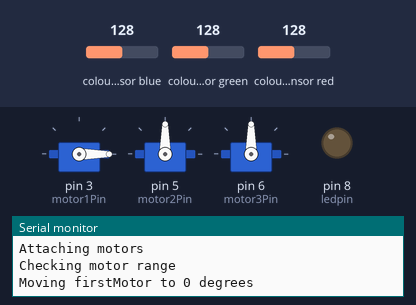
The sketch below on a simulated Arduino Uno, built with avr-gcc and run on an emulated ATmega328P. Parts: 3 × servo, output pins drawn as LEDs (lit = HIGH), the last lines printed to the serial monitor. Inputs (shaded band) come from the test bench; at power-on: colour sensor blue 128, colour sensor green 128, colour sensor red 128.

Above: at 0.2 s.
At 2.2 s:
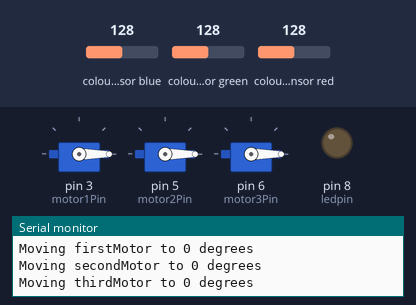
At 7.2 s:
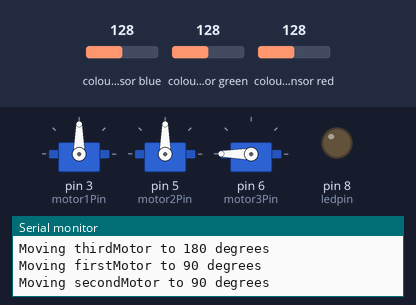
At 14.2 s:
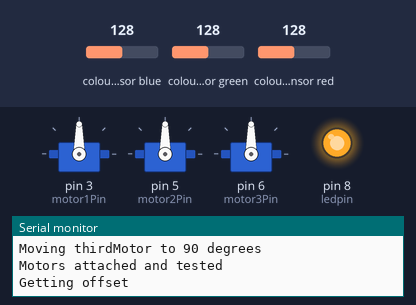
At 22.5 s:
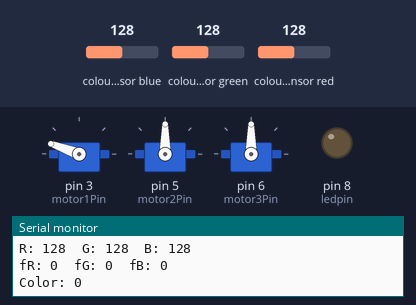
At 33.5 s:
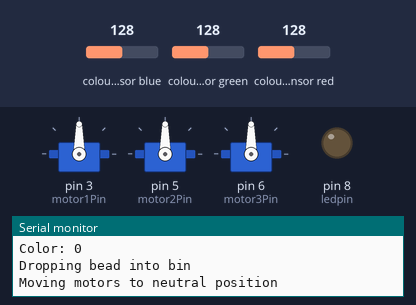
Timing chart, 0 to 35.0 s (numbered marks = the images above):
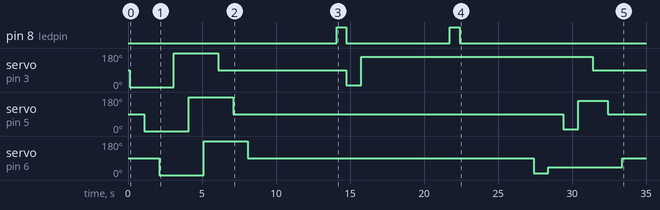

Measured:
- by itself, pin 8 (ledpin): alternates HIGH for 0.65 s and LOW for 7.0 s, 4 changes in all, then stays LOW
- by itself, servo on pin 3 (motor1Pin): 90° → 0° at 0.10 s, → 180° 3.0 s later, → 90° 3.0 s later, → 10° 8.7 s later, … (6 changes in this stretch)
- by itself, servo on pin 5 (motor2Pin): 90° → 0° at 1.1 s, → 180° 3.0 s later, → 90° 3.0 s later, → 10° 22.3 s later, … (6 changes in this stretch)
- by itself, servo on pin 6 (motor3Pin): 90° → 0° at 2.1 s, → 180° 3.0 s later, → 90° 3.0 s later, → 10° 19.3 s later, … (6 changes in this stretch)

The sketch:

ColoursAndMotorsFinal.ino
```cpp
#include <Wire.h>
#include <Servo.h>
#include "Adafruit_TCS34725.h"

// Pick analog outputs, for the UNO these three work well
// use ~560  ohm resistor between Red & Blue, ~1K for green (its brighter)
#define motor1Pin 3
#define motor2Pin 5
#define motor3Pin 6
#define ledpin 8
// for a common anode LED, connect the common pin to +5V
// for common cathode, connect the common to ground

// set to false if using a common cathode LED
#define commonAnode false

// our RGB -> eye-recognized gamma color
byte gammatable[256];


Adafruit_TCS34725 tcs = Adafruit_TCS34725(TCS34725_INTEGRATIONTIME_600MS, TCS34725_GAIN_16X);
Servo firstMotor;
Servo secondMotor;
Servo thirdMotor;

int firstMotorPos;
int secondMotorPos;
int thirdMotorPos;
int SERVO_MAX = 1023;
int motorDelay = 1000;

void setup() {
    Serial.begin(9600);
    Serial.println("Color View Test!");

    if (tcs.begin()) {
    Serial.println("Found sensor");
    } else {
    Serial.println("No TCS34725 found ... check your connections");
    while (1); // halt!
    }

    // use these three pins to drive an LED
    pinMode(motor1Pin, OUTPUT);
    pinMode(motor2Pin, OUTPUT);
    pinMode(motor3Pin, OUTPUT);
    pinMode(ledpin, OUTPUT);

    // thanks PhilB for this gamma table!
    // it helps convert RGB colors to what humans see
    for (int i=0; i<256; i++) {
        float x = i;
        x /= 255;
        x = pow(x, 2.5);
        x *= 255;

        if (commonAnode) {
            gammatable[i] = 255 - x;
        } else {
            gammatable[i] = x;
        }
        //Serial.println(gammatable[i]);
    }

    Serial.println("Attaching motors");
    firstMotor.attach(motor1Pin);
    secondMotor.attach(motor2Pin);
    thirdMotor.attach(motor3Pin);


    // check motor servo range 0 degrees to 180 degrees
    Serial.println("Checking motor range");
    firstMotorPos = 0;
    secondMotorPos = 0;
    thirdMotorPos = 0;

    Serial.println("Moving firstMotor to 0 degrees");
    firstMotor.write(firstMotorPos);
    delay(motorDelay);
    Serial.println("Moving secondMotor to 0 degrees");
    secondMotor.write(secondMotorPos);
    delay(motorDelay);
    Serial.println("Moving thirdMotor to 0 degrees");
    thirdMotor.write(thirdMotorPos);
    delay(motorDelay);

    firstMotorPos = 180;
    secondMotorPos = 180;
    thirdMotorPos = 180;

    Serial.println("Moving firstMotor to 180 degrees");
    firstMotor.write(firstMotorPos);
    delay(motorDelay);
    Serial.println("Moving secondMotor to 180 degrees");
    secondMotor.write(secondMotorPos);
    delay(motorDelay);
    Serial.println("Moving thirdMotor to 180 degrees");
    thirdMotor.write(thirdMotorPos);
    delay(motorDelay);

    // set motors to neutral position
    firstMotorPos = 90;
    secondMotorPos = 90;
    thirdMotorPos = 90;

    Serial.println("Moving firstMotor to 90 degrees");
    firstMotor.write(firstMotorPos);
    delay(motorDelay);
    Serial.println("Moving secondMotor to 90 degrees");
    secondMotor.write(secondMotorPos);
    delay(motorDelay);
    Serial.println("Moving thirdMotor to 90 degrees");
    thirdMotor.write(thirdMotorPos);
    delay(motorDelay);

    Serial.println("Motors attached and tested");
}

void loop() {

    float red, green, blue;
    float offsetRed, offsetGreen, offsetBlue;
    float finalRed, finalGreen, finalBlue;

    // get rgb values from sensor without bead
        // turn on led
        // read rgb values into offset variables
        // turn off led
    Serial.println("Getting offset");
    delay(5000);
    digitalWrite(ledpin, HIGH);
    delay(600);  // take 600ms to read
    tcs.getRGB(&offsetRed, &offsetGreen, &offsetBlue);
    digitalWrite(ledpin, LOW);
    // write offset values to serial monitor
    Serial.print("oR: "); Serial.print(int(offsetRed));
    Serial.print("\toG: "); Serial.print(int(offsetGreen));
    Serial.print("\toB: "); Serial.print(int(offsetBlue));
    Serial.print("\n");

    // move first motor so bead is placed
    firstMotorPos = 10;
    firstMotor.write(firstMotorPos);
    delay(motorDelay);
    firstMotorPos = 160;
    firstMotor.write(firstMotorPos);
    delay(motorDelay);

    // get rgb values from sensor with bead
        // turn on led
        // read rgb values into variables
        // turn off led
    Serial.println("Reading bead colour");
    delay(5000);
    digitalWrite(ledpin, HIGH);
    delay(600);  // take 600ms to read
    tcs.getRGB(&red, &green, &blue);
    digitalWrite(ledpin, LOW);
    // write values to serial monitor
    Serial.print("R: "); Serial.print(int(red));
    Serial.print("\tG: "); Serial.print(int(green));
    Serial.print("\tB: "); Serial.print(int(blue));
    Serial.print("\n");

    // remove offsets from rgb values
    finalRed = red - offsetRed;
    finalGreen = green - offsetGreen;
    finalBlue = blue - offsetBlue;
    Serial.print("fR: "); Serial.print(int(finalRed));
    Serial.print("\tfG: "); Serial.print(int(finalGreen));
    Serial.print("\tfB: "); Serial.print(int(finalBlue));
    Serial.print("\n");

    // calculate which color is detected and store in string variable
    int color = 0;
    if (finalRed > finalGreen && finalRed > finalBlue) {
        color = 1;
        Serial.println("Red");
    } else if (finalGreen > finalRed && finalGreen > finalBlue) {
        color = 2;
        Serial.println("Green");
    } else if (finalBlue > finalRed && finalBlue > finalGreen) {
        color = 3;
        Serial.println("Blue");
    }
    Serial.print("Color: "); Serial.print(color);
    Serial.print("\n");
    delay(5000);

    // move motors to bin matching color detected (red, green, blue)
    switch (color) {
        case 1:
            Serial.println("Moving thirdMotor to red bin");
            thirdMotorPos = 10;
            thirdMotor.write(thirdMotorPos);
            delay(motorDelay);
            thirdMotorPos = 160;
            thirdMotor.write(thirdMotorPos);
            delay(motorDelay);
            break;
        case 2:
            Serial.println("Moving thirdMotor to green bin");
            thirdMotorPos = 10;
            thirdMotor.write(thirdMotorPos);
            delay(motorDelay);
            thirdMotorPos = 120;
            thirdMotor.write(thirdMotorPos);
            delay(motorDelay);
            break;
        case 3:
            Serial.println("Moving thirdMotor to blue bin");
            thirdMotorPos = 10;
            thirdMotor.write(thirdMotorPos);
            delay(motorDelay);
            thirdMotorPos = 80;
            thirdMotor.write(thirdMotorPos);
            delay(motorDelay);
            break;
        default: // no color detected
            thirdMotorPos = 10;
            thirdMotor.write(thirdMotorPos);
            delay(motorDelay);
            thirdMotorPos = 40;
            thirdMotor.write(thirdMotorPos);
            delay(motorDelay);
            break;
    }

    // drop bead into bin
    Serial.println("Dropping bead into bin");
    secondMotorPos = 10;
    secondMotor.write(secondMotorPos);
    delay(motorDelay);
    secondMotorPos = 160;
    secondMotor.write(secondMotorPos);
    delay(motorDelay);

    // move motors to neutral position
    Serial.println("Moving motors to neutral position");
    firstMotorPos = 90;
    firstMotor.write(firstMotorPos);
    delay(motorDelay);
    secondMotorPos = 90;
    secondMotor.write(secondMotorPos);
    delay(motorDelay);
    thirdMotorPos = 90;
    thirdMotor.write(thirdMotorPos);
    delay(motorDelay);

    // wait 5 seconds before repeating
    Serial.println("Waiting 5 seconds before repeating");
    delay(5000);
}
```
